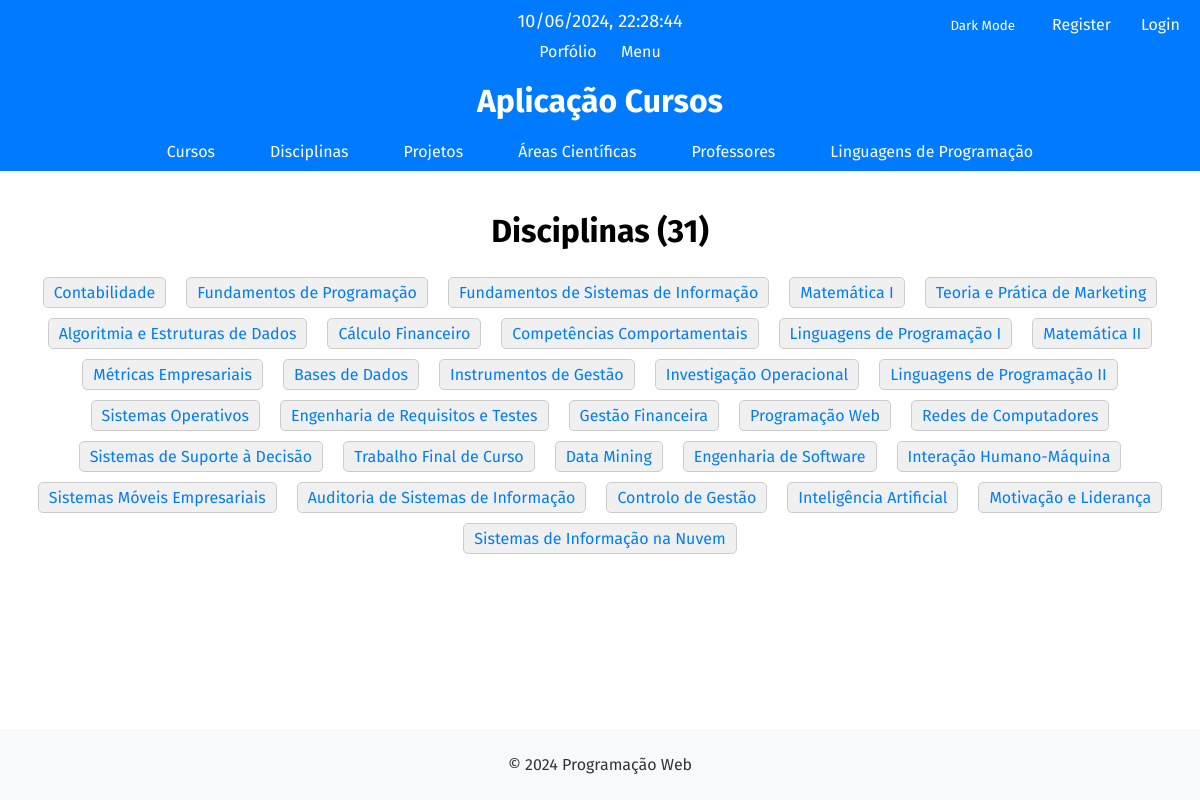
The page /cursos/disciplinas on the database its author committed.
### curso/models.py (models this page shows, shortened)
class Discipline(models.Model):
    name = models.CharField(max_length=255)
    year = models.IntegerField()
    semester = models.CharField(max_length=20)
    ects = models.IntegerField()
    curricularIUnitReadableCode = models.CharField(max_length=20)
    scientific_area = models.ForeignKey(ScientificArea, on_delete=models.CASCADE, related_name='disciplines')
    projects = models.ManyToManyField('Project', related_name='disciplines', blank=True)
    teachers = models.ManyToManyField('Teacher', related_name='disciplines')

### curso/views.py (the view)
# urls.py: path('disciplinas', views.disciplinas_page, name = 'disciplinas'), #lista disciplinas
def disciplinas_page(request):
    disciplinas = Discipline.objects.all()
    return render(request, 'curso/disciplinas.html', { 'disciplinas' : disciplinas, 'is_editor': is_editor_curso(request.user)})

### curso/views.py (called while the page is built)
def is_editor_curso(user):
    return user.groups.filter(name='editor_curso').exists()

### curso/templates/curso/disciplinas.html (shortened to what this page needs)
{% extends 'curso/layout.html' %}
{% block content %}
    <h1>Disciplinas ({{disciplinas|length}})</h1>
    <ul class="lista-item">
        {% for disciplina in disciplinas %}
            <li>
                <a href="{% url 'disciplina_page' disciplina.id %}">{{ disciplina.name }}</a>
            </li>
        {% endfor %}
    </ul>
{% endblock %}

### curso/static/curso/estilos.css (style rules this page uses)
body { font-family: 'Fira Sans', sans-serif; font-optical-sizing: auto; margin: 0; padding: 0; display: flex; flex-direction: column; min-height: 100vh; }
.lista-item { list-style-type: none; padding: 0; display: flex; flex-wrap: wrap; justify-content: center; }
.lista-item li { margin: 5px 10px; padding: 5px 10px; background-color: #f0f0f0; border: 1px solid #ccc; border-radius: 5px; white-space: nowrap; }
.lista-item li a { text-decoration: none; color: #007bff; }
h1 { text-align: center; }

### rows shown on the page
Discipline: name "Contabilidade"
Discipline: name "Fundamentos de Programação"
Discipline: name "Fundamentos de Sistemas de Informação"
Discipline: name "Matemática I"
Discipline: name "Teoria e Prática de Marketing"
Discipline: name "Algoritmia e Estruturas de Dados"
Discipline: name "Cálculo Financeiro"
Discipline: name "Competências Comportamentais"
Discipline: name "Linguagens de Programação I"
Discipline: name "Matemática II"
Discipline: name "Métricas Empresariais"
Discipline: name "Bases de Dados"
Discipline: name "Instrumentos de Gestão"
Discipline: name "Investigação Operacional"
Discipline: name "Linguagens de Programação II"
Discipline: name "Sistemas Operativos"
Discipline: name "Engenharia de Requisitos e Testes"
Discipline: name "Gestão Financeira"
Discipline: name "Programação Web"
Discipline: name "Redes de Computadores"
Discipline: name "Sistemas de Suporte à Decisão"
Discipline: name "Trabalho Final de Curso"
Discipline: name "Data Mining"
Discipline: name "Engenharia de Software"
Discipline: name "Interação Humano-Máquina"
Discipline: name "Sistemas Móveis Empresariais"
Discipline: name "Auditoria de Sistemas de Informação"
Discipline: name "Controlo de Gestão"
Discipline: name "Inteligência Artificial"
Discipline: name "Motivação e Liderança"
Discipline: name "Sistemas de Informação na Nuvem"

### other values the page prints
{{ disciplinas|length }} "31"
